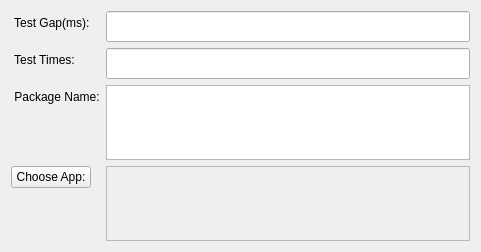
<?xml version="1.0" encoding="UTF-8"?>
<ui version="4.0">
 <class>Form</class>
 <widget class="QWidget" name="Form">
  <property name="geometry">
   <rect>
    <x>0</x>
    <y>0</y>
    <width>481</width>
    <height>252</height>
   </rect>
  </property>
  <property name="windowTitle">
   <string>Form</string>
  </property>
  <layout class="QFormLayout" name="formLayout">
   <item row="5" column="0">
    <widget class="QLabel" name="label_2">
     <property name="text">
      <string> Test Times:    </string>
     </property>
    </widget>
   </item>
   <item row="4" column="0">
    <widget class="QLabel" name="label">
     <property name="text">
      <string> Test Gap(ms):</string>
     </property>
    </widget>
   </item>
   <item row="4" column="1">
    <widget class="QLineEdit" name="edit_div">
     <property name="font">
      <font>
       <family>隶书</family>
       <pointsize>12</pointsize>
       <weight>50</weight>
       <bold>false</bold>
      </font>
     </property>
    </widget>
   </item>
   <item row="5" column="1">
    <widget class="QLineEdit" name="edit_times">
     <property name="font">
      <font>
       <family>隶书</family>
       <pointsize>12</pointsize>
      </font>
     </property>
    </widget>
   </item>
   <item row="6" column="0">
    <widget class="QLabel" name="text">
     <property name="text">
      <string> Package Name:</string>
     </property>
    </widget>
   </item>
   <item row="8" column="0">
    <widget class="QPushButton" name="btn_app">
     <property name="enabled">
      <bool>true</bool>
     </property>
     <property name="text">
      <string>Choose App:</string>
     </property>
    </widget>
   </item>
   <item row="8" column="1">
    <widget class="QTextEdit" name="textEdit_apppath">
     <property name="enabled">
      <bool>false</bool>
     </property>
     <property name="font">
      <font>
       <family>隶书</family>
       <pointsize>12</pointsize>
      </font>
     </property>
    </widget>
   </item>
   <item row="6" column="1">
    <widget class="QTextEdit" name="textEdit_packagename">
     <property name="font">
      <font>
       <family>隶书</family>
       <pointsize>12</pointsize>
      </font>
     </property>
    </widget>
   </item>
  </layout>
 </widget>
 <resources/>
 <connections/>
</ui>
